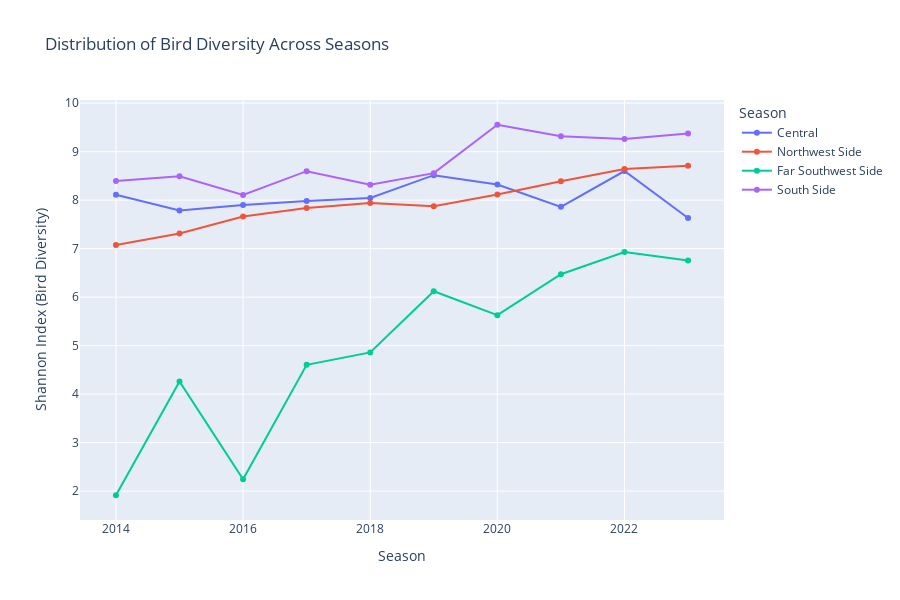

The notebook cell this image was saved under:
### Markdown cell above
### 4.4 Diversity by Location

### Code cell
import plotly.express as px

fig = px.violin(viz_df, x='Season', y='shannon_index', color='Season',
                title='Distribution of Bird Diversity Across Seasons',
                labels={'Season': 'Season', 'shannon_index': 'Shannon Index (Bird Diversity)'},
                height=600)

# Update layout to force tooltips on the right
fig.update_layout(hovermode='x')

fig.show()

### Figure 1 — Plotly figure (JSON) as saved in the notebook; plotly's stock layout.template omitted (floating-point values rounded to 4 significant figures)
{"data": [{"hovertemplate": "Location=Central<br>Year=%{x}<br>Shannon Index(Bird Diversity)=%{y}<extra></extra>", "legendgroup": "Central", "line": {"color": "#636efa", "dash": "solid"}, "marker": {"symbol": "circle"}, "mode": "markers+lines", "name": "Central", "orientation": "v", "showlegend": true, "type": "scatter", "x": [2014, 2015, 2016, 2017, 2018, 2019, 2020, 2021, 2022, 2023], "xaxis": "x", "y": [8.11, 7.788, 7.899, 7.984, 8.043, 8.515, 8.321, 7.862, 8.599, 7.633], "yaxis": "y"}, {"hovertemplate": "Location=Northwest Side<br>Year=%{x}<br>Shannon Index(Bird Diversity)=%{y}<extra></extra>", "legendgroup": "Northwest Side", "line": {"color": "#EF553B", "dash": "solid"}, "marker": {"symbol": "circle"}, "mode": "markers+lines", "name": "Northwest Side", "orientation": "v", "showlegend": true, "type": "scatter", "x": [2014, 2015, 2016, 2017, 2018, 2019, 2020, 2021, 2022, 2023], "xaxis": "x", "y": [7.076, 7.313, 7.662, 7.836, 7.942, 7.876, 8.117, 8.39, 8.643, 8.709], "yaxis": "y"}, {"hovertemplate": "Location=Far Southwest Side<br>Year=%{x}<br>Shannon Index(Bird Diversity)=%{y}<extra></extra>", "legendgroup": "Far Southwest Side", "line": {"color": "#00cc96", "dash": "solid"}, "marker": {"symbol": "circle"}, "mode": "markers+lines", "name": "Far Southwest Side", "orientation": "v", "showlegend": true, "type": "scatter", "x": [2014, 2015, 2016, 2017, 2018, 2019, 2020, 2021, 2022, 2023], "xaxis": "x", "y": [1.914, 4.261, 2.246, 4.604, 4.859, 6.121, 5.628, 6.473, 6.93, 6.754], "yaxis": "y"}, {"hovertemplate": "Location=South Side<br>Year=%{x}<br>Shannon Index(Bird Diversity)=%{y}<extra></extra>", "legendgroup": "South Side", "line": {"color": "#ab63fa", "dash": "solid"}, "marker": {"symbol": "circle"}, "mode": "markers+lines", "name": "South Side", "orientation": "v", "showlegend": true, "type": "scatter", "x": [2014, 2015, 2016, 2017, 2018, 2019, 2020, 2021, 2022, 2023], "xaxis": "x", "y": [8.394, 8.49, 8.105, 8.597, 8.32, 8.556, 9.554, 9.317, 9.26, 9.373], "yaxis": "y"}], "layout": {"height": 600, "hovermode": "x", "legend": {"title": {"text": "Season"}, "tracegroupgap": 0}, "title": {"text": "Distribution of Bird Diversity Across Seasons"}, "violinmode": "overlay", "xaxis": {"anchor": "y", "categoryarray": ["Autumn", "Spring", "Summer", "Winter"], "categoryorder": "array", "domain": [0, 1], "title": {"text": "Season"}}, "yaxis": {"anchor": "x", "domain": [0, 1], "title": {"text": "Shannon Index (Bird Diversity)"}}}}
